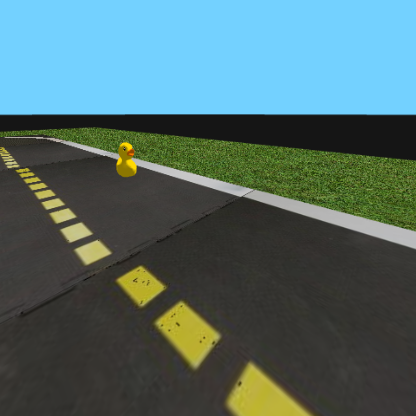
#> input picture mooc-object-detection/solution/images/duckie_not_seg.png, 416 x 416 px
$ jupyter execute --allow-errors setup.ipynb   (shell and % lines are left out)
#> lines starting #> are read from the running program, lines starting #| are printed output that depends on the picture; after the words box and inside, x2 and y2 are one past the last pixel; in counts of white or black regions, pixels touching at a corner belong together
<br />
<p align="center">


  <h1 align="center">Object detection</h1>
</p>

### Object Detection

Machine-learned object detection models can be extremely useful. They are faster and often more reliable than most traditional computer vision models. Additionally, we can use pretrained model weights to cut down immensely on training time.

Here's an example of what an object detector might output:

[cell 1]
from IPython.display import YouTubeVideo

YouTubeVideo('3jD02dxL6gg', width=800, height=500)

In this exercise, you will create your own Duckietown object detection dataset. You will learn about the general structure such a dataset should follow. You will train an object detection model on that dataset. Finally, you will integrate said model into a ROS node, so that your Duckiebot knows how to recognize duckie pedestrians (and thus avoid them).

### Steps:

1. Setup
2. Investigation
3. Data collection
4. Training
5. Integration

### 1. Setup

First, we need some global variables. These allow you to change the directory where we save of of the data you will need. You can also change the image size to reflect what your final model uses, but you can worry about that later.

[cell 2]
DATASET_DIR="/jupyter_ws/solution/duckietown_dataset"
IMAGE_SIZE = 416
# this is the percentage of data that will go into the training set (as opposed to the testing set)
SPLIT_PERCENTAGE = 0.8

While you will build your own dataset with simulated images in part 2, it would be unreasonable to ask you to build your own dataset of real images. Run the cell bellow to download a dataset of labelled real images.

#> (a cell that did not finish here is left out)

These real images are not the right size. Run the cell bellow to resize them (and resize the associated bounding boxes accordingly).

[cell 4]
import json
import os
import cv2
import numpy as np
from tqdm import tqdm
#> (the rest of this cell did not finish here and is left out)

[cell 5]
npz_index = 0

all_image_names = []

def save_img(img, boxes, classes):
    global npz_index
    cv2.imwrite(f"{DATASET_DIR}/images/real_{npz_index}.jpg", img)
    with open(f"{DATASET_DIR}/labels/real_{npz_index}.txt", "w") as f:
        for i in range(len(boxes)):
            f.write(f"{classes[i]} "+" ".join(map(str,boxes[i]))+"\n")
    npz_index += 1
    all_image_names.append(f"real_{npz_index}")

#> (the rest of this cell did not finish here and is left out)

Once that's done, you're all set! We'll explain what all the code above was for later in this notebook.

### Investigation

What does an object detection dataset look like? Clearly, the specifics will depend on the convention used by specific models, but the general idea is intuitive:

- We need an image
- This image might have many bounding boxes in it, so we need some sort of list of coordinates
- These bounding boxes must be associated with a class

How are the bounding boxes defined?

\[Note: if you are not colorblind, you may ignore the scribbles under the colored indications for widths and heights\]

Some conventions use `x_min y_min width height`, whereas others use `x_min y_min x_max y_max`, and others use `x_center y_center width height`. In this exercise, the model we recommend ([YoloV5](https://github.com/Velythyl/yolov5)) uses `x_center y_center width height`.

And how do we actually obtain these bounding boxes? In real-life applications, you would need to label a dataset of images by hand. But if you have access to a simulator that is able to segment images, you could obtain the bounding boxes directly from the segmented images.

If you take a look at Pytorch's object detection [tutorial](https://pytorch.org/tutorials/intermediate/torchvision_tutorial.html), that is similar to what they do. While their images were segmented by hand, the tutorial uses the same technique that we will use here to obtain the bounding boxes. Their images look like this:

<p align="center">\[Source: https://www.cis.upenn.edu/~jshi/ped\_html/\]</p>

And they simply calculate the min and max x and y coordinates of the segmented objects to obtain the bounding box.

We will use the segmented mode in the Duckietown simulator to compute the bounding boxes of non-segmented images.

#### What we want to detect

The goal of this exercise is to make Duckietown safer: we want to be able to detect duckie pedestrians on the road and avoid squishing them. We also want to detect trucks, buses, and cones. Here is the complete list, along with their corresponding IDs:

0. Duckie
1. Cone
2. Truck
3. Bus

## Data collection

#### Format

We are going to supplement the data from the real dataset that we already downloaded with data automatically generated from the simulator.

The script we will use for this is the [../utils/data_collection.py](../utils/data_collection.py) file. You can edit it manually but the functions that are defined later in this notebook are automatically used by the script so unless you are interested to see all of the details, you can just continue with this notebook.

You can run the script in the noVNC browser. **NB: if this doesn't work you should rerun `dts exercises lab` with the `--vnc` flag**.

Navigate to [http://localhost:8087](http://localhost:8087) and click the "Data Collection" icon on the desktop. This will run your [../utils/data_collection.py](../utils/data_collection.py) script. If you edit the functions below, you simply need to rerun `dts exercises build` and then re-click on the data collection. The functions are pulled from this notebook and imported into the [../utils/data_collection.py](../utils/data_collection.py) script.

The purpose of that [../utils/data_collection.py](../utils/data_collection.py) is to automatically generate data for you from the simulator. In the rest of this activity we will walk step by step through the process.

Of course, your dataset's format depends heavily on your model. If you want to use the [YoloV5](https://github.com/duckietown/yolov5) model that we suggest, you should colosely follow their [guide on how to train using custom data](https://github.com/ultralytics/yolov5/wiki/Train-Custom-Data).

Your data should follow the following directory structure:

The dataset is called `duckietown_dataset` and is located in the parent directory of this notebook. We have created two subdirectories in that folder: `train` and `val`. Inside `train` and `val`, there must again be two subdirectories `images` and `labels`. Inside `images`, you must place your images, and inside `labels`, you must place the images' bounding box data. Notice that the label files use the same name as their corresponding image files but with a different extension. In other words, the data for `0.jpg` can be found in `0.txt`.

The format for the label files is fairly simple. For each bounding box in the corresponding image, write a row of the form `class x_center y_center width height`. Keep in mind that the pixel data must be 0-to-1 normalized (i.e., you can calculate the usual `x_center y_center width height` in pixel space and divide by the image's size). For example,

    0 0.5 0.5 0.2 0.2
    1 0.60 0.70 0.4 0.2

this says "there is a duckie (class 0) centered in the image, whose width and height are 20% of the image's. There is also a cone (class 1) whose center is at 60% of the image's maximal x value and 70% of the image's maximal y value, and its width is 40% of the image's own while its height is 20%."

It is recommended that you read the guide posted on YoloV5's GitHub: [guide on how to train using custom data](https://github.com/ultralytics/yolov5/wiki/Train-Custom-Data).

#### Generating data

1. Take the segmented image (this is provided to you by the simulator's rendering engine)

[cell 6]
from PIL import Image
import numpy as np
import cv2
import matplotlib.pyplot as plt
mapping = {
    "house": "3deb34",
    "bus": "ebd334",
    "truck": "961fad",
    "duckie": "cfa923",
    "cone": "ffa600",
    "floor": "000000",
    "grass": "000000",
    "barrier": "000099"
}
mapping = {
    key:
        [int(h[i:i+2], 16) for i in (0,2,4)]
    for key, h in mapping.items()
}

[cell 7]
# Feel free to experiment with a few other files in the images folder. All of the original/segmented pairs are labeled as *_not_seg and *_seg
obs = np.asarray(Image.open('../images/duckie_not_seg.png'))
#> obs is the input picture: shape (416, 416, 3); mean R, G, B 80.4, 107.4, 107.1
obs_seg = np.asarray(Image.open('../images/duckie_seg.png'))
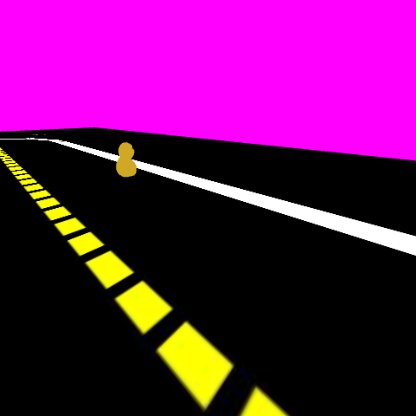
#> input picture mooc-object-detection/solution/images/duckie_seg.png, 416 x 416 px
#> obs_seg is the input picture: shape (416, 416, 3); mean R, G, B 105.1, 18.7, 93.2
# define the mapping from objects to colours

[cell 8]
plt.imshow(obs)
#> (this line was passed over: IPython is not available in this run)

[cell 9]
plt.imshow(obs_seg)
#> (this line was passed over: IPython is not available in this run)

2. For each color in the interesting colors (so the colors for duckies, trucks, busses, and cones):

   1. Remove all other colors

[cell 10]
def segmented_image_one_class(segmented_img, class_name):
#> called with class_name = 'duckie'
    mask = np.all(segmented_img == mapping[class_name], axis=-1)
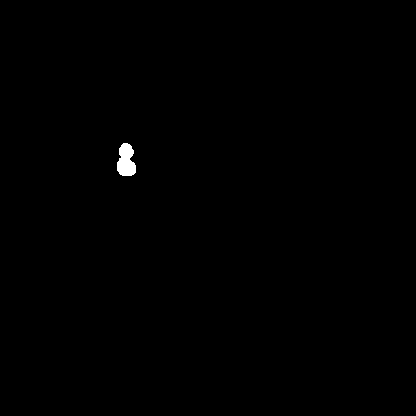
#> mask: shape (416, 416) bool; 0.27% white; 1 white region, box (x1, y1, x2, y2) and area: (117, 143, 136, 176) 471
    return mask

[cell 11]
duckie_masked_image = segmented_image_one_class(np.asarray(obs_seg),"duckie")
plt.imshow(duckie_masked_image)
#> (this line was passed over: IPython is not available in this run)

    B. Then take that image and use it to find bounding boxes around each unique instance within the image

[cell 12]
def find_all_bboxes(mask):
    gray = mask.astype("uint8")
    gray[mask == True] = 255
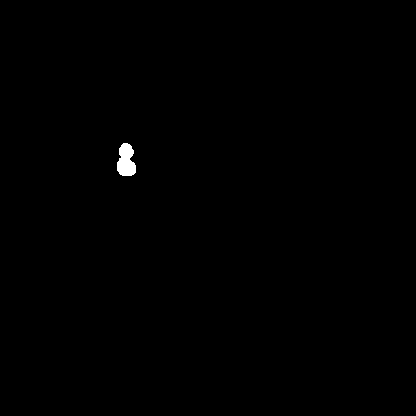
#> gray: shape (416, 416); 0.27% white; 1 white region
    gray[mask == False] = 0

    contours, hierarchy = cv2.findContours(gray, cv2.RETR_TREE, cv2.CHAIN_APPROX_SIMPLE)[-2:]
#> contours = 1 contour; box (x1, y1, x2, y2) and area: (117, 143, 136, 176) 429

    boxes = []
    for index, cnt in enumerate(contours):
        if hierarchy[0,index,3] != -1:
            continue

        x, y, w, h = cv2.boundingRect(cnt)
        boxes.append([x,y,w+x,h+y])
#> this loop made 1 pass
#> (x, y, w, h) on pass 1: (117, 143, 19, 33)
#> after the loop, boxes = [[117, 143, 136, 176]]

    boxes = np.array(boxes)

    return boxes

[cell 13]
def show_image_with_boxes(img, boxes):
    import matplotlib.patches as patches
    fig, ax = plt.subplots()
    ax.imshow(img)
    for box in boxes:
        rect = patches.Rectangle((box[0], box[2]), box[1]-box[0], box[3]-box[2], linewidth=1, edgecolor='w', facecolor='none')
        ax.add_patch(rect)
    plt.show()

[cell 14]
boxes = find_all_bboxes(duckie_masked_image)
#> boxes = [[117, 143, 136, 176]]
show_image_with_boxes(obs,boxes)
#> (the call stopped at in show_image_with_boxes, `fig, ax = plt.subplots()`: IPython is not available in this run)

    C. Now we want a function that does the above but for all classes

[cell 15]
def find_all_boxes_and_classes(segmented_img):

    classes = ["duckie", "cone", "truck", "bus"]
    all_boxes = []
    all_classes = []

    for i, class_name in enumerate(classes):
        mask = segmented_image_one_class(segmented_img, class_name)
        boxes = find_all_bboxes(mask)
        all_boxes.extend(list(boxes))
        classes = np.array([i]*boxes.shape[0])
        all_classes.extend(list(classes))
#> this loop made 4 passes
#> after the loop, all_boxes = [[117, 143, 136, 176]]; all_classes = [0]

    return all_boxes, all_classes

[cell 16]
all_boxes, all_classes = find_all_boxes_and_classes(obs_seg)
#> all_boxes = [[117, 143, 136, 176]]; all_classes = [0]
show_image_with_boxes(obs, all_boxes)
#> (the call stopped at in show_image_with_boxes, `fig, ax = plt.subplots()`: IPython is not available in this run)
